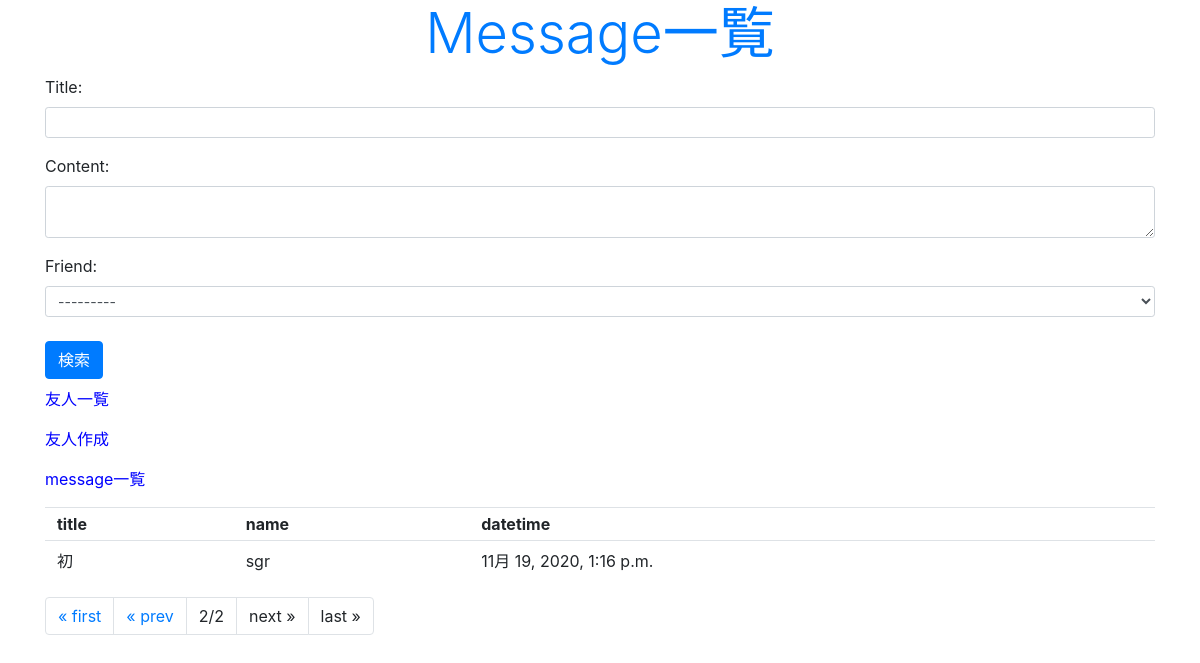
Screenshot of /mkfri/message/2 with the database file from the repository.
### mkfri/models.py (models this page shows, shortened)
class Message(models.Model):
  friend = models.ForeignKey(Friend, on_delete=models.CASCADE) #Friendモデルとの紐付け
  title = models.CharField(max_length=100)
  content = models.CharField(max_length=300)
  put_date = models.DateTimeField(auto_now_add=True)
  class Meta:
    ordering = ('put_date',)

class Friend(models.Model):
  name = models.CharField(max_length=100)
  mail = models.EmailField(max_length=200)
  gender = models.BooleanField()
  age = models.IntegerField(default=0)
  birthday = models.DateField()
  def __str__(self):
    return '<Friend:id=' + str(self.id) + ',' + self.name + '(' + str(self.age) + ')>'

### mkfri/views.py (the view)
# urls.py: path('message/', views.message, name='message'),
def message(request, page=1):
  if (request.method == 'POST'):
    obj = Message()
    form = MessageForm(request.POST,instance=obj)
    form.save()
  data = Message.objects.all().reverse()
  paginator = Paginator(data,5)
  params = {
    'title': 'Message一覧',
    'form': MessageForm(),
    'data': paginator.get_page(page),
  }
  return render(request, 'mkfri/message.html', params)

### mkfri/forms.py
class MessageForm(forms.ModelForm):
  class Meta:
    model = Message
    fields = ['title', 'content', 'friend']
    widgets ={
      'title': forms.TextInput(attrs={'class':'form-control form-control-sm'}),
      'content': forms.Textarea(attrs={'class':'form-control form-control-sm','rows':2}),
      'friend': forms.Select(attrs={'class':'form-control form-control-sm'}),
    }

### mkfri/templates/mkfri/message.html (shortened to what this page needs)
{% load static %}
<!DOCTYPE html>
<html lang="ja">
  <head>
    <link rel="stylesheet" href="https://stackpath.bootstrapcdn.com/bootstrap/4.2.1/css/bootstrap.min.css">
    <link rel="stylesheet" type="text/css" href="{% static 'mkfri/css/style.css' %}">
  </head>
  <body class="container">
    <h1 class="display-4 text-primary">{{title}}</h1>
    <form action="{% url 'message' %}" method="POST">
      {{ form.as_p }}
      <input type="submit" class="btn btn-primary my-2" value="検索">
    </form>
    <p><a href="{% url 'index' %}">友人一覧</a></p>
    <p><a href="{% url 'create' %}">友人作成</a></p>
    <p><a href="{% url 'message' %}">message一覧</a></p>
    <table class="table">
      <tr>
        <th class="py-1">title</th>
        <th class="py-1">name</th>
        <th class="py-1">datetime</th>
      </tr>
      {% for item in data %}
      <tr>
        <td class="py-2">{{item.title}}</td>
        <td class="py-2">{{item.friend.name}}</td>
        <td class="py-2">{{item.put_date}}</td>
      </tr>
      {% endfor %}
    </table>
    <ul class="pagination">
      {% if data.has_previous %}
      <li class="page-item"><a href=" {% url 'message' %}" class="page-link">&laquo; first</a></li>
      <li class="page-item"><a href=" {% url 'message' %}{{data.previous_page_number}}" class="page-link">&laquo; prev</a></li>
      {% else %}
      <li class="page-item"><a class="page-link">&laquo; first</a></li>
      <li class="page-item"><a class="page-link">&laquo; prev</a></li>
      {% endif %}
      <li class="page-item"><a class="page-link">{{data.number}}/{{data.paginator.num_pages}}</a></li>
      {% if data.has_next %}
      <li class="page-item"><a href=" {% url 'message' %}{{data.next_page_number}}" class="page-link">next &raquo;</a></li>
      <li class="page-item"><a href=" {% url 'message' %}{{data.paginator.num_pages}}" class="page-link">last &raquo;</a></li>
      {% else %}
      <li class="page-item"><a class="page-link">next &raquo;</a></li>
      <li class="page-item"><a class="page-link">last &raquo;</a></li>
      {% endif %}
    </ul>
  </body>
</html>

### mkfri/static/mkfri/css/style.css (style rules this page uses)
body { font-size: 16px; }
h1 { text-align: center; }
a { color: blue; text-decoration: none; }

### rows the page displays
Message: title "初", friend.name "sgr", put_date "11月 19, 2020, 1:16 p.m."

### other values shown
{{ title }} "Message一覧"
{{ data.number }} "2"
{{ data.paginator.num_pages }} "2"
